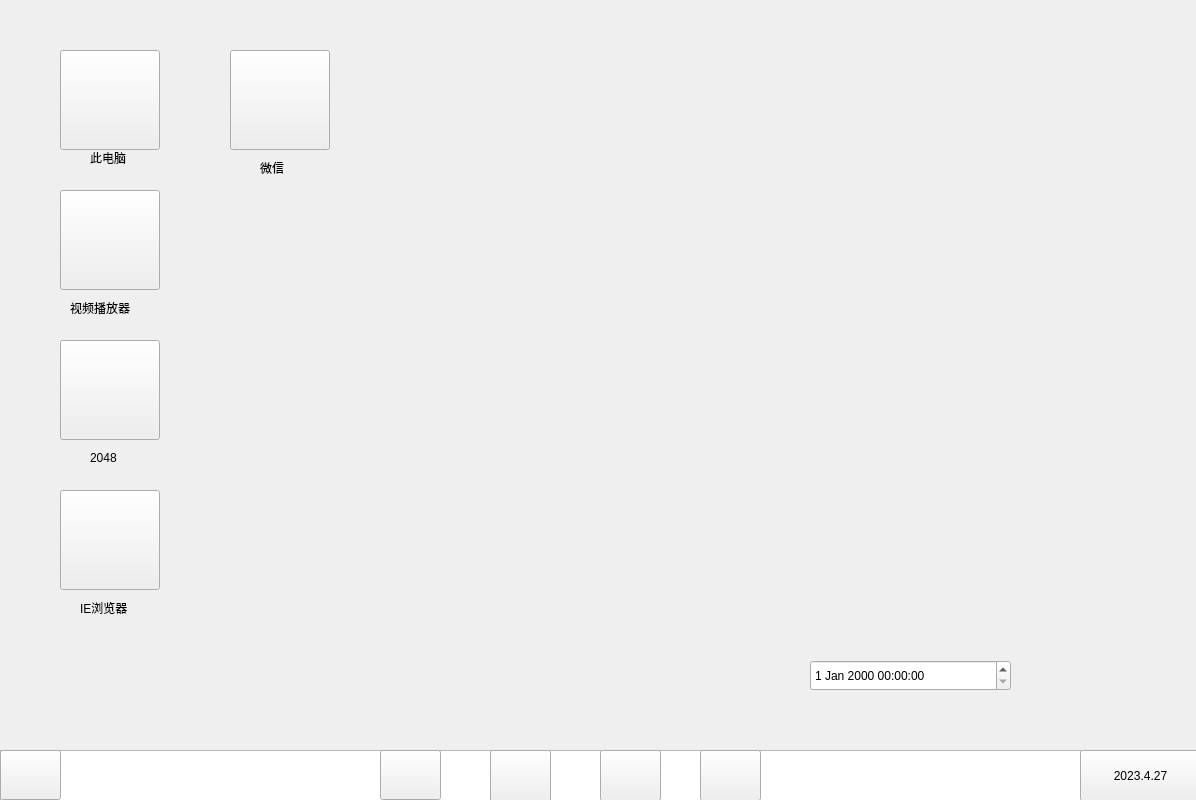
<?xml version="1.0" encoding="UTF-8"?>
<ui version="4.0">
 <class>Widget</class>
 <widget class="QWidget" name="Widget">
  <property name="geometry">
   <rect>
    <x>0</x>
    <y>0</y>
    <width>1196</width>
    <height>800</height>
   </rect>
  </property>
  <property name="maximumSize">
   <size>
    <width>16777215</width>
    <height>16777215</height>
   </size>
  </property>
  <property name="windowTitle">
   <string>window界面</string>
  </property>
  <property name="windowIcon">
   <iconset resource="pic.qrc">
    <normaloff>:/1.jpg</normaloff>:/1.jpg</iconset>
  </property>
  <property name="styleSheet">
   <string notr="true"/>
  </property>
  <widget class="QToolButton" name="toolButton_4">
   <property name="geometry">
    <rect>
     <x>600</x>
     <y>750</y>
     <width>61</width>
     <height>51</height>
    </rect>
   </property>
   <property name="styleSheet">
    <string notr="true">border-image: url(:/tp9.webp);</string>
   </property>
   <property name="text">
    <string/>
   </property>
  </widget>
  <widget class="QPushButton" name="pushButton">
   <property name="geometry">
    <rect>
     <x>0</x>
     <y>750</y>
     <width>61</width>
     <height>50</height>
    </rect>
   </property>
   <property name="styleSheet">
    <string notr="true">border-image: url(:/tp10.webp);</string>
   </property>
   <property name="text">
    <string/>
   </property>
  </widget>
  <widget class="QDateTimeEdit" name="dateTimeEdit">
   <property name="geometry">
    <rect>
     <x>810</x>
     <y>660</y>
     <width>201</width>
     <height>31</height>
    </rect>
   </property>
  </widget>
  <widget class="QPushButton" name="pb_diannao">
   <property name="geometry">
    <rect>
     <x>60</x>
     <y>50</y>
     <width>100</width>
     <height>100</height>
    </rect>
   </property>
   <property name="styleSheet">
    <string notr="true">border-image: url(:/tp5.webp);</string>
   </property>
   <property name="text">
    <string/>
   </property>
  </widget>
  <widget class="QLabel" name="label">
   <property name="geometry">
    <rect>
     <x>-5</x>
     <y>0</y>
     <width>1211</width>
     <height>860</height>
    </rect>
   </property>
   <property name="styleSheet">
    <string notr="true">background-image: url(:/2.webp);</string>
   </property>
   <property name="text">
    <string/>
   </property>
  </widget>
  <widget class="QTextBrowser" name="textBrowser">
   <property name="geometry">
    <rect>
     <x>0</x>
     <y>750</y>
     <width>1191</width>
     <height>60</height>
    </rect>
   </property>
  </widget>
  <widget class="QPushButton" name="pushButton_2">
   <property name="geometry">
    <rect>
     <x>1080</x>
     <y>750</y>
     <width>121</width>
     <height>51</height>
    </rect>
   </property>
   <property name="text">
    <string>2023.4.27</string>
   </property>
  </widget>
  <widget class="QPushButton" name="pb_movie">
   <property name="geometry">
    <rect>
     <x>60</x>
     <y>190</y>
     <width>100</width>
     <height>100</height>
    </rect>
   </property>
   <property name="styleSheet">
    <string notr="true">border-image: url(:/tp6.jpg);</string>
   </property>
   <property name="text">
    <string/>
   </property>
  </widget>
  <widget class="QPushButton" name="pushButton_3">
   <property name="geometry">
    <rect>
     <x>490</x>
     <y>750</y>
     <width>61</width>
     <height>53</height>
    </rect>
   </property>
   <property name="minimumSize">
    <size>
     <width>61</width>
     <height>53</height>
    </size>
   </property>
   <property name="maximumSize">
    <size>
     <width>61</width>
     <height>53</height>
    </size>
   </property>
   <property name="styleSheet">
    <string notr="true">border-image: url(:/tp11.jfif);</string>
   </property>
   <property name="text">
    <string/>
   </property>
  </widget>
  <widget class="QPushButton" name="pushButton_4">
   <property name="geometry">
    <rect>
     <x>380</x>
     <y>750</y>
     <width>61</width>
     <height>50</height>
    </rect>
   </property>
   <property name="minimumSize">
    <size>
     <width>61</width>
     <height>50</height>
    </size>
   </property>
   <property name="maximumSize">
    <size>
     <width>61</width>
     <height>50</height>
    </size>
   </property>
   <property name="styleSheet">
    <string notr="true">border-image: url(:/tp5.webp);</string>
   </property>
   <property name="text">
    <string/>
   </property>
  </widget>
  <widget class="QPushButton" name="pushButton_5">
   <property name="geometry">
    <rect>
     <x>700</x>
     <y>750</y>
     <width>61</width>
     <height>51</height>
    </rect>
   </property>
   <property name="styleSheet">
    <string notr="true">border-image: url(:/tp8.webp);</string>
   </property>
   <property name="text">
    <string/>
   </property>
  </widget>
  <widget class="QPushButton" name="pushButton_6">
   <property name="geometry">
    <rect>
     <x>60</x>
     <y>340</y>
     <width>100</width>
     <height>100</height>
    </rect>
   </property>
   <property name="styleSheet">
    <string notr="true">border-image: url(:/12.jfif);</string>
   </property>
   <property name="text">
    <string/>
   </property>
  </widget>
  <widget class="QLabel" name="label_diannao">
   <property name="geometry">
    <rect>
     <x>90</x>
     <y>150</y>
     <width>72</width>
     <height>15</height>
    </rect>
   </property>
   <property name="text">
    <string>此电脑</string>
   </property>
  </widget>
  <widget class="QLabel" name="label_3">
   <property name="geometry">
    <rect>
     <x>70</x>
     <y>300</y>
     <width>91</width>
     <height>16</height>
    </rect>
   </property>
   <property name="text">
    <string>视频播放器</string>
   </property>
  </widget>
  <widget class="QLabel" name="label_4">
   <property name="geometry">
    <rect>
     <x>90</x>
     <y>450</y>
     <width>81</width>
     <height>16</height>
    </rect>
   </property>
   <property name="text">
    <string>2048</string>
   </property>
  </widget>
  <widget class="QPushButton" name="pushButton_7">
   <property name="geometry">
    <rect>
     <x>60</x>
     <y>490</y>
     <width>100</width>
     <height>100</height>
    </rect>
   </property>
   <property name="styleSheet">
    <string notr="true">border-image: url(:/tp9.webp);</string>
   </property>
   <property name="text">
    <string/>
   </property>
  </widget>
  <widget class="QPushButton" name="pushButton_8">
   <property name="geometry">
    <rect>
     <x>230</x>
     <y>50</y>
     <width>100</width>
     <height>100</height>
    </rect>
   </property>
   <property name="styleSheet">
    <string notr="true">border-image: url(:/tp8.webp);</string>
   </property>
   <property name="text">
    <string/>
   </property>
  </widget>
  <widget class="QLabel" name="label_2">
   <property name="geometry">
    <rect>
     <x>80</x>
     <y>600</y>
     <width>81</width>
     <height>16</height>
    </rect>
   </property>
   <property name="text">
    <string>IE浏览器</string>
   </property>
  </widget>
  <widget class="QLabel" name="label_5">
   <property name="geometry">
    <rect>
     <x>260</x>
     <y>160</y>
     <width>72</width>
     <height>15</height>
    </rect>
   </property>
   <property name="text">
    <string>微信</string>
   </property>
  </widget>
  <zorder>dateTimeEdit</zorder>
  <zorder>label</zorder>
  <zorder>pb_diannao</zorder>
  <zorder>textBrowser</zorder>
  <zorder>toolButton_4</zorder>
  <zorder>pushButton</zorder>
  <zorder>pushButton_2</zorder>
  <zorder>pb_movie</zorder>
  <zorder>pushButton_3</zorder>
  <zorder>pushButton_4</zorder>
  <zorder>pushButton_5</zorder>
  <zorder>pushButton_6</zorder>
  <zorder>label_diannao</zorder>
  <zorder>label_3</zorder>
  <zorder>label_4</zorder>
  <zorder>pushButton_7</zorder>
  <zorder>pushButton_8</zorder>
  <zorder>label_2</zorder>
  <zorder>label_5</zorder>
 </widget>
 <layoutdefault spacing="6" margin="11"/>
 <resources>
  <include location="pic.qrc"/>
 </resources>
 <connections/>
</ui>
